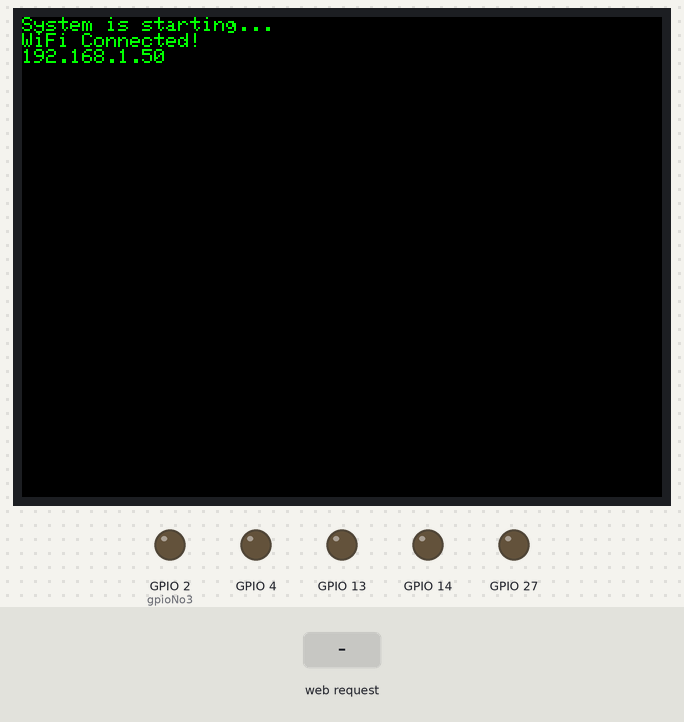
A sketch run on a simulated ESP32. Shown: 320×240 colour display, output pins drawn as LEDs (lit = HIGH). The test bench sets the inputs (shaded band). WiFi joins after 1.5 s; servers stay silent unless stated; what the sketch prints to the serial monitor is not drawn.

Above: at 2.9 s.
3.0 s: HTTP request GET /stt?text=light received
At 4.0 s:
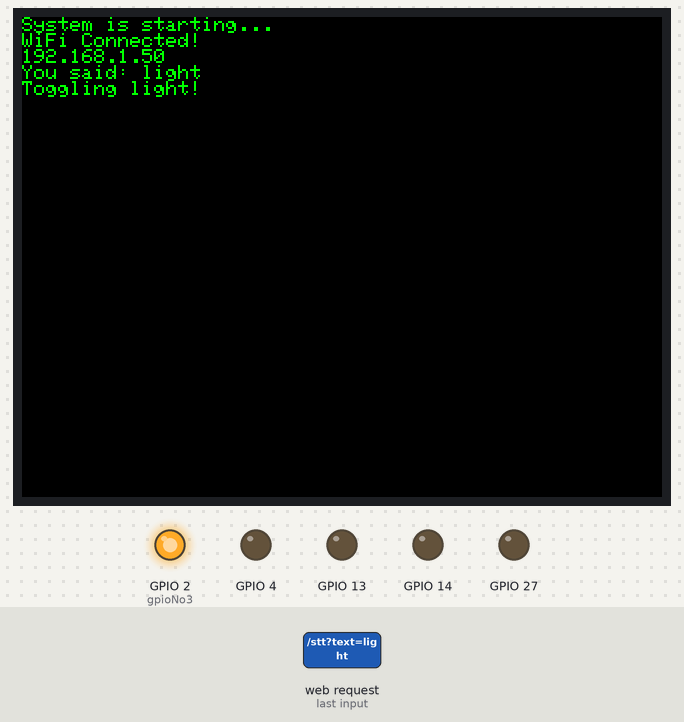
4.5 s: HTTP request GET /stt?text=kitchen received
At 5.1 s:
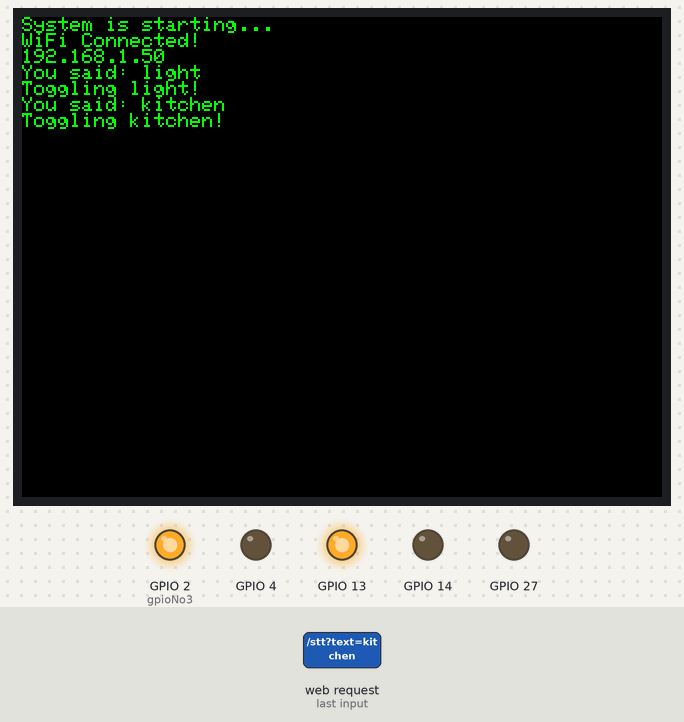
6.0 s: HTTP request GET /stt?text=bedroom received
At 7.2 s:
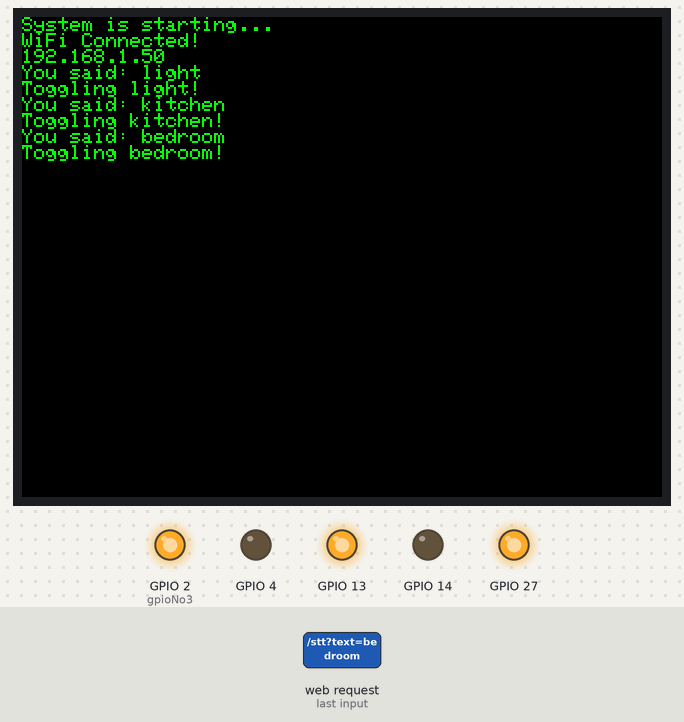
7.5 s: HTTP request GET /stt?text=hallway received
At 8.6 s:
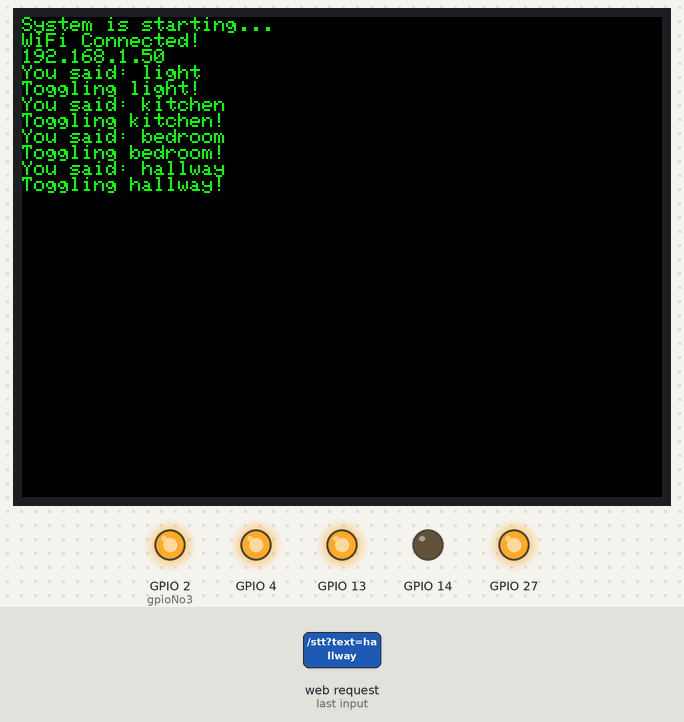
9.0 s: HTTP request GET /stt?text=1 received
At 9.8 s:
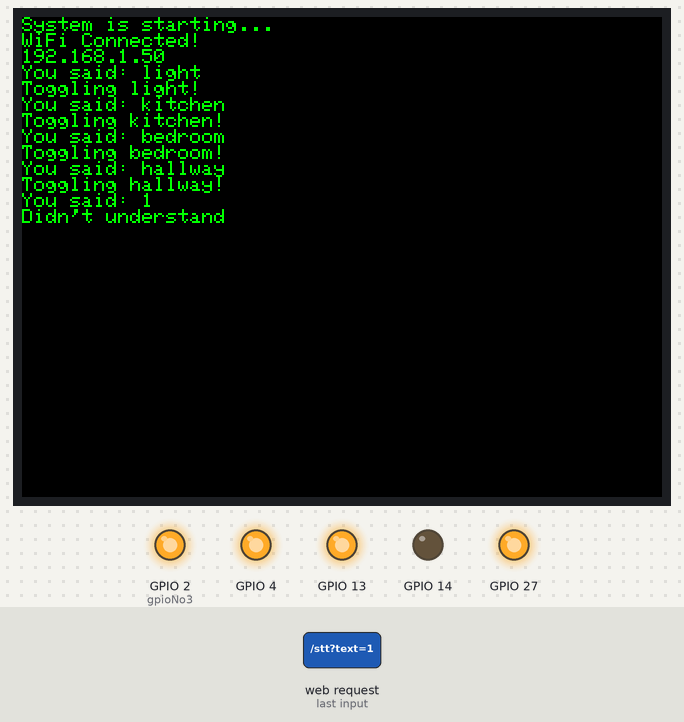
10.5 s: HTTP request GET /stt?text=light received
At 10.9 s:
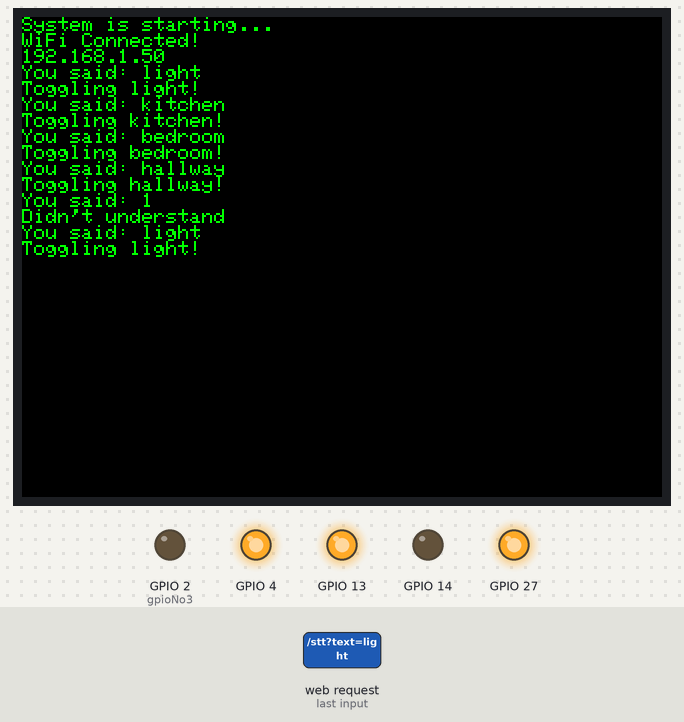
Timing chart, 0 to 13.0 s (numbered marks = the images above; inputs shaded):
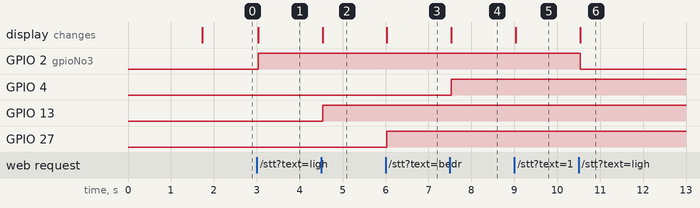

The sketch:

Voice-Controled-Smart-Home.ino
```cpp
//Code versions//
//esp32 by espressif v3.3.7
//async TCP by ESP32Async v3.4.10
//ESP Async WebServer by ESP32Async v3.10.0
//Adafruit ILI9341 by Adafruit v1.6.3
//Adafruit GFX Library by Adafruit v1.12.4

// Import required libraries
#define CONFIG_ASYNC_TCP_RUNNING_CORE 1
#define CONFIG_ASYNC_TCP_USE_WDT 1

#include "WiFi.h"
#include "ESPAsyncWebServer.h"
#include "Adafruit_ILI9341.h"
#include "Adafruit_GFX.h"
#include <SPI.h>

// ILI9341 TFT LCD pins
#define TFT_CS   5
#define TFT_DC  21

// Replace with your network credentials
const char* ssid = "Wi-Fi";
const char* password = "password";

// Define GPIO numbers
int gpioNo3 = 2;

// Set your Static IP address
IPAddress local_IP(192, 168, 1, 184);

// Set your Gateway IP address
IPAddress gateway(192, 168, 1, 1);
IPAddress subnet(255, 255, 255, 0);
IPAddress primaryDNS(8, 8, 8, 8);   //optional
IPAddress secondaryDNS(8, 8, 4, 4); //optional


// Create AsyncWebServer object on port 80
AsyncWebServer server(80);


// screen dimensions
int myWidth;
int myHeight;

// Create TFT object
Adafruit_ILI9341 TFT = Adafruit_ILI9341(TFT_CS, TFT_DC);


// Web page for voice recognition
const char index_page[] PROGMEM = R"=====(
<!DOCTYPE html>
<html lang="en">
<head>
    <meta charset="UTF-8">
    <meta name="viewport" content="width=device-width, initial-scale=1.0">
    <title>VIDI X Voice Control</title>
    <style>
        body {
            font-family: 'Segoe UI', Tahoma, Geneva, Verdana, sans-serif;
            background: linear-gradient(135deg, #1a1a2e 0%, #16213e 100%);
            display: flex;
            justify-content: center;
            align-items: center;
            height: 100vh;
            margin: 0;
            color: #e94560;
            text-align: center;
        }
        .container {
            background: rgba(255, 255, 255, 0.05);
            padding: 2rem;
            border-radius: 20px;
            box-shadow: 0 8px 32px 0 rgba(31, 38, 135, 0.37);
            backdrop-filter: blur(4px);
            border: 1px solid rgba(255, 255, 255, 0.18);
            width: 90%;
            max-width: 400px;
        }
        h2 { margin-bottom: 0.5rem; color: #00d2ff; }
        p { color: #888; margin-bottom: 2rem; }
        #status { font-size: 0.9rem; margin-top: 1rem; color: #aaa; }
        input {
            width: 100%;
            padding: 15px;
            margin: 10px 0;
            border-radius: 10px;
            border: none;
            background: rgba(0, 0, 0, 0.3);
            color: #00d2ff;
            font-size: 1.2rem;
            text-align: center;
            box-sizing: border-box;
        }
        button {
            background: #00d2ff;
            color: #1a1a2e;
            border: none;
            padding: 15px 30px;
            font-size: 1.1rem;
            font-weight: bold;
            border-radius: 50px;
            cursor: pointer;
            transition: transform 0.2s, background 0.2s;
            box-shadow: 0 4px 15px rgba(0, 210, 255, 0.3);
        }
        button:active { transform: scale(0.95); }
        button.recording { background: #e94560; color: white; animation: pulse 1.5s infinite; }
        @keyframes pulse {
            0% { box-shadow: 0 0 0 0 rgba(233, 69, 96, 0.7); }
            70% { box-shadow: 0 0 0 15px rgba(233, 69, 96, 0); }
            100% { box-shadow: 0 0 0 0 rgba(233, 69, 96, 0); }
        }
    </style>
</head>
<body>
    <div class="container">
        <h2>VIDI X</h2>
        <p>Voice Control</p>
        <input type="text" id="speechToText" placeholder="..." readonly>
        <br>
        <button id="recordBtn" onclick="toggleRecognition()">Start Microphone</button>
        <div id="status">Ready</div>
    </div>

    <script>
        let recognition;
        let isRecording = false;

        function toggleRecognition() {
            if (isRecording) {
                recognition.stop();
                return;
            }

            if (!('webkitSpeechRecognition' in window)) {
                alert("Your browser does not support speech recognition. Please use Chrome.");
                return;
            }

            recognition = new webkitSpeechRecognition();
            recognition.lang = "en-US";
            recognition.interimResults = true;

            recognition.onstart = () => {
                isRecording = true;
                const btn = document.getElementById("recordBtn");
                btn.innerText = "Listening...";
                btn.classList.add("recording");
                document.getElementById("status").innerText = "Listening for commands...";
            };

            recognition.onresult = (event) => {
                const text = event.results[0][0].transcript;
                document.getElementById("speechToText").value = text;

                if (event.results[0].isFinal) {
                    fetch("/stt?text=" + encodeURIComponent(text));
                }
            };

            recognition.onerror = (event) => {
                console.error(event);
                stopUI();
            };

            recognition.onend = () => {
                stopUI();
            };

            recognition.start();
        }

        function stopUI() {
            isRecording = false;
            const btn = document.getElementById("recordBtn");
            btn.innerText = "Start Microphone";
            btn.classList.remove("recording");
            document.getElementById("status").innerText = "Sent to VIDI X";
        }
    </script>
</body>
</html>
)=====";

volatile bool newCommandReceived = false;
char voiceBuffer[64];

// main function for voice parsing
void parseVoiceCommand(const char* text) {
  String cmd = String(text); // Convert text to a "String" so we can compare it easily
  cmd.toLowerCase();         // Make it lowercase so "Light" and "light" both work

  TFT.print("You said: ");
  TFT.println(cmd);

  // Check which command was said
  if (cmd == "light" || cmd == "light.") {
    digitalWrite(gpioNo3, !digitalRead(gpioNo3));
    TFT.println("Toggling light!");
  }
  else if (cmd == "kitchen" || cmd == "kitchen.") {
    digitalWrite(13, !digitalRead(13));
    TFT.println("Toggling kitchen!");
  }
  else if (cmd == "living room" || cmd == "living room.") {
    digitalWrite(14, !digitalRead(14));
    TFT.println("Toggling living room!");
  }
  else if (cmd == "bedroom" || cmd == "bedroom.") {
    digitalWrite(27, !digitalRead(27));
    TFT.println("Toggling bedroom!");
  }
  else if (cmd == "hallway" || cmd == "hallway.") {
    digitalWrite(4, !digitalRead(4));
    TFT.println("Toggling hallway!");
  }
  else {
    TFT.println("Didn't understand");
  }
}


void setup(){
  Serial.begin(115200);

  // 1. Initialize Pins first
  pinMode(4, OUTPUT);
  pinMode(13, OUTPUT);
  pinMode(14, OUTPUT);
  pinMode(27, OUTPUT);
  pinMode(gpioNo3, OUTPUT);

  // 2. Initialize Screen
  TFT.begin();
  TFT.setRotation(3);
  TFT.fillScreen(ILI9341_BLACK);
  TFT.setTextColor(ILI9341_GREEN);
  TFT.println("System is starting...");

  // 3. Start WiFi with corrected subnet
  WiFi.mode(WIFI_STA);
  // Check if your router is actually 255.255.255.0!
  if (!WiFi.config(local_IP, gateway, IPAddress(255, 255, 255, 0), primaryDNS)) {
    Serial.println("STA Failed");
  }

  WiFi.begin(ssid, password);
  while (WiFi.status() != WL_CONNECTED) {
    delay(500);
    Serial.print(".");
  }

  Serial.println("\nWiFi Connected");
  TFT.println("WiFi Connected!");
  TFT.println(WiFi.localIP());

  // 4. Routes
  // Serve the main web page at the root address
  server.on("/", HTTP_GET, [](AsyncWebServerRequest *request){
    request->send_P(200, "text/html", index_page);
  });

  server.on("/stt", HTTP_GET, [](AsyncWebServerRequest *request) {
    // Check if parameter exists without creating a String object yet
    if (request->hasParam("text")) {
        const AsyncWebParameter* p = request->getParam("text");
        // Copy the raw buffer directly
        size_t len = p->value().length();
        if (len > 63) len = 63;
        memcpy(voiceBuffer, p->value().c_str(), len);
        voiceBuffer[len] = '\0';
        newCommandReceived = true;
    }
    request->send(200, "text/html", "OK");
  });

  server.begin();
}

void loop() {
  if (newCommandReceived) {
    // Disable interrupts or use a mutex if you want to be 100% safe,
    // but clearing the flag first is usually enough for this simple setup.
    newCommandReceived = false;
    parseVoiceCommand(voiceBuffer);
  }

  // Give the background tasks a moment to breathe
  delay(1);
}
```

Measured:
- after the input at 3.0 s, GPIO 2 (gpioNo3): LOW → HIGH at once; the display: changes at once (image 1)
- after the input at 4.5 s, GPIO 13: LOW → HIGH at once; the display: changes at once (image 2)
- after the input at 6.0 s, GPIO 27: LOW → HIGH at once; the display: changes at once (image 3)
- after the input at 7.5 s, GPIO 4: LOW → HIGH at once; the display: changes at once (image 4)
- after the input at 9.0 s, the display: changes at once (image 5)
- after the input at 10.5 s, GPIO 2 (gpioNo3): HIGH → LOW at once; the display: changes at once (image 6)
